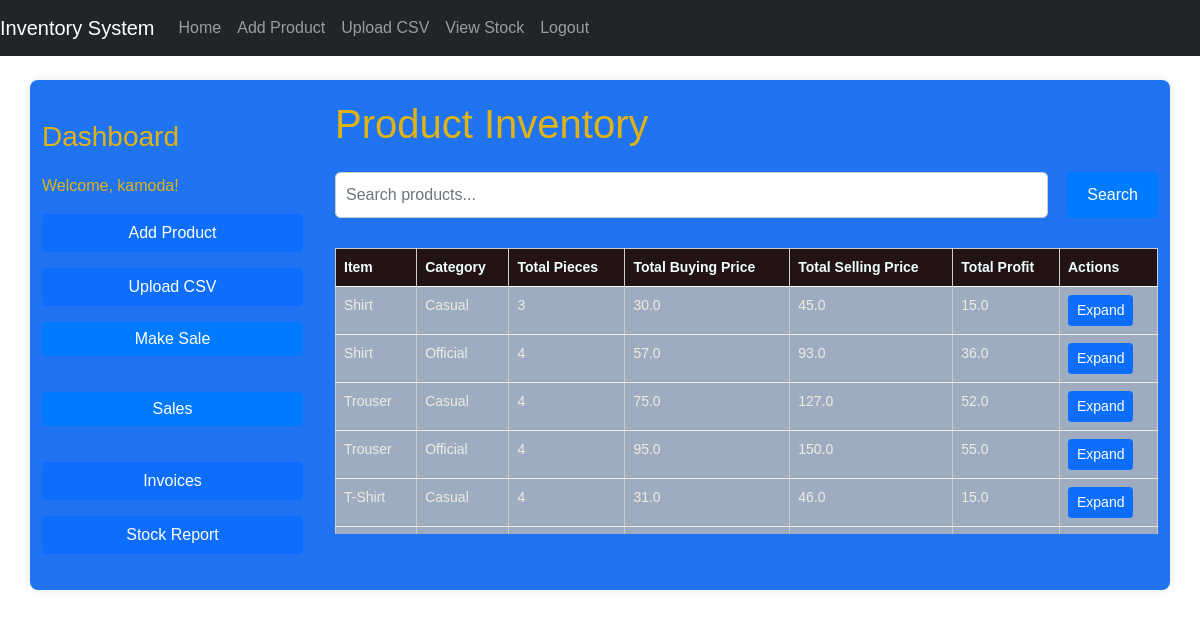
The app's page /index (signed in) with its own data.
### STORE/models.py (models this page shows, shortened)
class User(UserMixin, db.Model):
    id = db.Column(db.Integer, primary_key=True)
    username = db.Column(db.String(64), index=True, unique=True, nullable=False)
    email = db.Column(db.String(120), index=True, unique=True, nullable=False)
    password_hash = db.Column(db.String(128), nullable=False)
    role = db.Column(db.String(20), nullable=False, default='attendant')  # 'admin' or 'attendant'

class Product(db.Model):
    id = db.Column(db.Integer, primary_key=True)
    pre = db.Column(db.String(10), nullable=False)
    code = db.Column(db.String(20), nullable=False, unique=True)
    item = db.Column(db.String(50), nullable=False)
    category = db.Column(db.String(50), nullable=False)
    type_material = db.Column(db.String(50), nullable=False)
    size = db.Column(db.String(10), nullable=False)
    color = db.Column(db.String(20), nullable=False)
    description = db.Column(db.String(255), nullable=True)
    buying_price = db.Column(db.Float, nullable=False)
    selling_price = db.Column(db.Float, nullable=False)
    quantity = db.Column(db.Integer, nullable=False)

### STORE/routes.py (the view)
@bp.route('/index')
@login_required
def index():
    products = Product.query.all()
    grouped_stock = {}
    total_pieces_per_pre = {}
    total_bp_summation_per_pre = {}
    total_sp_summation_per_pre = {}
    total_profit_summation_per_pre = {}
    total_pieces = 0
    total_bp_summation = 0
    total_sp_summation = 0
    total_profit_summation = 0
    for product in products:
        pre = product.pre
        if pre not in grouped_stock:
            grouped_stock[pre] = []
            total_pieces_per_pre[pre] = 0
            total_bp_summation_per_pre[pre] = 0
            total_sp_summation_per_pre[pre] = 0
            total_profit_summation_per_pre[pre] = 0
        grouped_stock[pre].append({
            'product_code': product.code,
            'item_name': product.item,
            'category': product.category,
            'type_material': product.type_material,
            'size': product.size,
            'color': product.color,
            'description': product.description,
            'buying_price': product.buying_price,
            'selling_price': product.selling_price,
            'profit': product.selling_price - product.buying_price,
            'quantity': product.quantity
        })
        total_bp_summation_per_pre[pre] += product.buying_price * product.quantity
        total_sp_summation_per_pre[pre] += product.selling_price * product.quantity
        total_profit_summation_per_pre[pre] += (product.selling_price - product.buying_price) * product.quantity
        total_pieces_per_pre[pre] += product.quantity
    total_bp_summation = sum(total_bp_summation_per_pre.values())
    total_sp_summation = sum(total_sp_summation_per_pre.values())
    total_profit_summation = sum(total_profit_summation_per_pre.values())
    total_pieces = sum(total_pieces_per_pre.values())
    return render_template('index.html', grouped_stock=grouped_stock,
                           total_pieces_per_pre=total_pieces_per_pre, total_pieces=total_pieces,
                           total_bp_summation=total_bp_summation, total_sp_summation=total_sp_summation,
                           total_profit_summation=total_profit_summation,
                           total_bp_summation_per_pre=total_bp_summation_per_pre,
                           total_sp_summation_per_pre=total_sp_summation_per_pre,
                           total_profit_summation_per_pre=total_profit_summation_per_pre)

### STORE/__init__.py (called while the page is built)
def create_app():
    app = Flask(__name__)
    app.config['SECRET_KEY'] = 'your_secret_key_here'
    app.config['SQLALCHEMY_DATABASE_URI'] = 'sqlite:///C:\\Users\\gabriel.githinji\\Desktop\\tests\\Clothes-Store-Inventory-with-Flask\\instance\\your_database.db'
    app.config['SQLALCHEMY_TRACK_MODIFICATIONS'] = False
    db.init_app(app)
    login_manager.init_app(app)
    login_manager.login_view = 'routes.login'
    migrate = Migrate(app, db)
    from STORE.models import User
    @login_manager.user_loader
    def load_user(user_id):
        return User.query.get(int(user_id))
    from STORE.routes import bp as routes_bp
    app.register_blueprint(routes_bp)
    return app

### STORE/templates/index.html (shortened to what this page needs)
{% extends "base.html" %}
{% block content %}
<link rel="stylesheet" type="text/css" href="{{ url_for('static', filename='css/custom_index.css') }}">
<div class="row">
    <div class="col-md-3">
        <h3>Dashboard</h3>
        {% if current_user.is_authenticated %}
        <p>Welcome, {{ current_user.username }}!</p>
        <a href="{{ url_for('routes.add_product') }}" class="btn btn-primary mb-3">Add Product</a>
        <a href="{{ url_for('routes.upload_csv') }}" class="btn btn-primary mb-3">Upload CSV</a>
        <form action="{{ url_for('routes.make_sale') }}" method="get">
            <button type="submit" class="btn btn-primary mb-3">Make Sale</button>
        </form>
        <form action="{{ url_for('routes.sales') }}" method="post">
            <button type="submit" class="btn btn-primary mb-3">Sales</button>
        </form>
        <a href="{{ url_for('routes.invoices') }}" class="btn btn-primary mb-3">Invoices</a>
        <a href="{{ url_for('routes.stock_report') }}" class="btn btn-primary mb-3">Stock Report</a>
        {% else %}
        <a href="{{ url_for('routes.login') }}" class="btn btn-primary mb-3">Login</a>
        <a href="{{ url_for('routes.register') }}" class="btn btn-primary mb-3">Register</a>
        {% endif %}
    </div>
    <div class="col-md-9">
        <h1 class="mb-4">Product Inventory</h1>
        {% if current_user.is_authenticated %}
        <div class="input-group mb-3">
            <input type="text" id="searchInput" class="form-control" placeholder="Search products...">
            <button class="btn btn-primary" type="button" id="searchButton">Search</button>
        </div>
        <div class="table-responsive" id="productTableContainer">
            <table class="table table-bordered">
                <thead>
                    <tr>
                        <th>Item</th>
                        <th>Category</th>
                        <th>Total Pieces</th>
                        <th>Total Buying Price</th>
                        <th>Total Selling Price</th>
                        <th>Total Profit</th>
                        <th>Actions</th>
                    </tr>
                </thead>
                <tbody id="productTableBody">
                    {% for pre, items in grouped_stock.items() %}
                    <tr class="table-active">
                        <td>{{ items[0].item_name }}</td>
                        <td>{{ items[0].category }}</td>
                        <td>{{ total_pieces_per_pre[pre] }}</td>
                        <td>{{ total_bp_summation_per_pre[pre] }}</td>
                        <td>{{ total_sp_summation_per_pre[pre] }}</td>
                        <td>{{ total_profit_summation_per_pre[pre] }}</td>
                        <td>
                            <button class="btn btn-sm btn-primary" onclick="toggleDetails('{{ pre }}')">Expand</button>
                        </td>
                    </tr>
                    {% endfor %}
                </tbody>
            </table>
        </div>
        {% else %}
        <p>Please <a href="{{ url_for('routes.login') }}">login</a> to access the inventory system.</p>
        {% endif %}
    </div>
</div>
{% endblock %}

### STORE/static/css/theme.css (style rules this page uses)
body { font-family: 'Arial', sans-serif; background-color: #FFC300; color: #1a3b70; margin: 0; padding: 0; height: 100vh; }
a { color: #0A1931; }
.btn-primary { background-color: #0A1931; color: #FFC300; border: none; padding: 10px 20px; border-radius: 4px; }
table { width: 100%; border-collapse: collapse; margin: 1em 0; font-family: Arial, sans-serif; font-size: 14px; background-color: #b0bfd8; color: #FFC300; }
table thead th { background-color: #FFC300; color: #0ab83e; }
table th, table td { border: 1px solid #ddd; padding: 8px; text-align: left; }
table th { padding-top: 12px; padding-bottom: 12px; text-align: left; }

### STORE/static/css/custom_table.css (style rules this page uses)
form { margin-bottom: 20px; }
input[type="text"], input[type="date"] { margin-right: 20px; padding: 5px; border-radius: 5px; border: 1px solid #ccc; }
button[type="submit"] { padding: 5px 10px; border-radius: 5px; background-color: #007bff; color: #fff; border: none; cursor: pointer; }
table { width: 100%; border-collapse: collapse; }
th, td { border: 1px solid #ccc; padding: 8px; text-align: left; }
th { background-color: #f2f2f2; }

### STORE/static/css/custom_index.css (style rules this page uses)
body { font-family: Arial, sans-serif; }
.col-md-3 h3 { margin-top: 20px; margin-bottom: 20px; }
.col-md-3 .btn { width: 100%; margin-bottom: 10px; }
.col-md-9 { padding-left: 20px; }
.input-group { margin-bottom: 20px; }
#searchInput { padding: 10px; border-radius: 5px; border: 1px solid #ccc; }
#searchButton { padding: 10px 20px; border-radius: 5px; background-color: #007bff; color: #fff; border: none; cursor: pointer; }
.table-responsive { display: block; max-height: 300px; overflow-y: auto; }
.table { width: 100%; border-collapse: collapse; }
.table th, .table td { border: 1px solid #ccc; padding: 8px; text-align: left; color: #eeebe0; }
.table th { background-color: rgba(20, 1, 1, 0.9); color: azure; position: sticky; top: 0; z-index: 1000; }

### records on screen
User: username "kamoda"
Product: item "Shirt", category "Casual", pre "3", pre "30.0", pre "45.0", pre "15.0"
Product: item "Shirt", category "Official", pre "4", pre "57.0", pre "93.0", pre "36.0"
Product: item "Trouser", category "Casual", pre "4", pre "75.0", pre "127.0", pre "52.0"
Product: item "Trouser", category "Official", pre "4", pre "95.0", pre "150.0", pre "55.0"
Product: item "T-Shirt", category "Casual", pre "4", pre "31.0", pre "46.0", pre "15.0"
